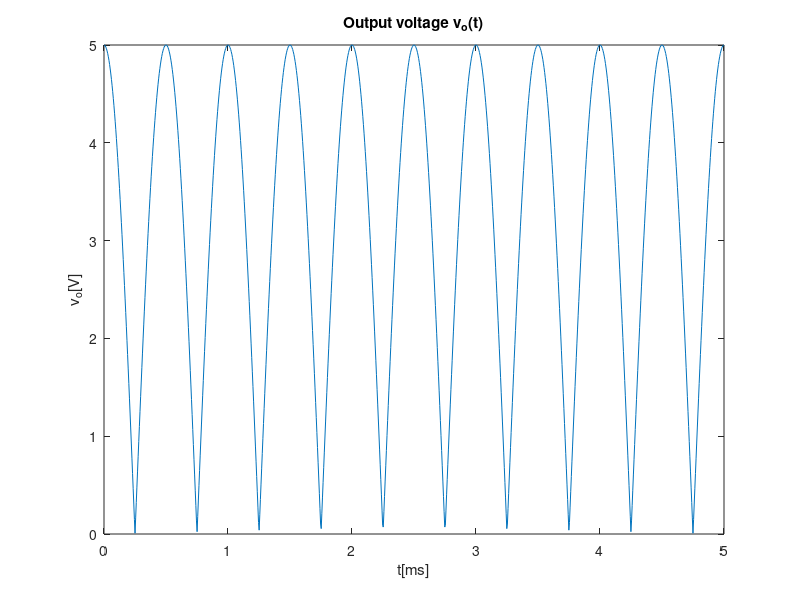
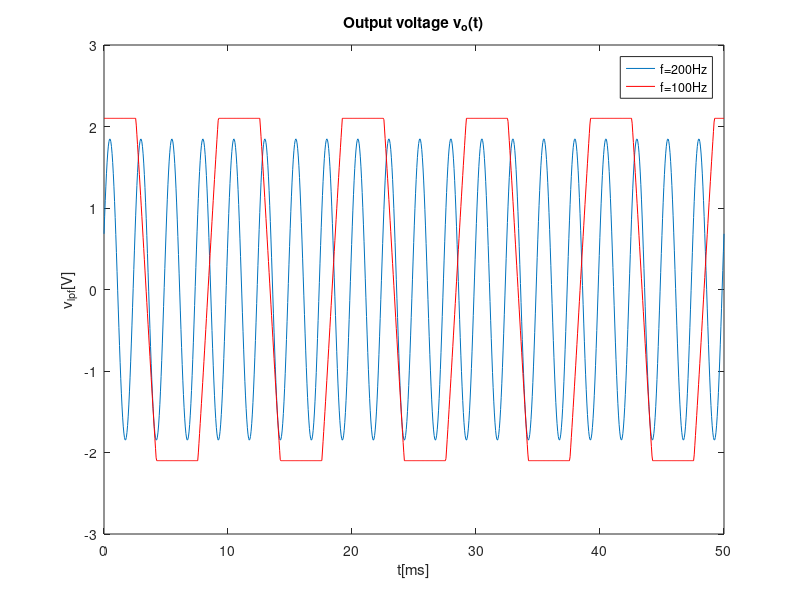
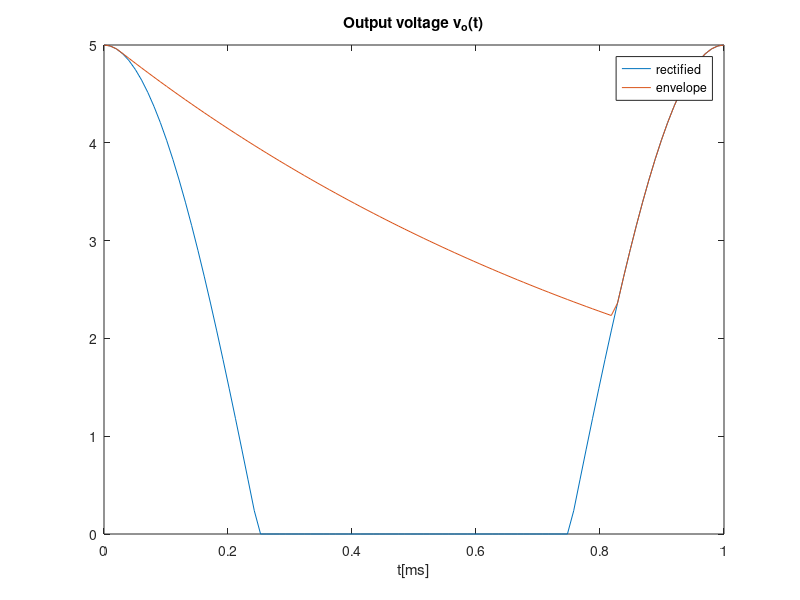

These charts were generated, in order, by the following MATLAB code:
close all 
clear all
f=1e3;
w=2*pi*f;
R=1e3
C=1e-6


t=linspace(0, 5e-3, 1000);
A = 5;
vS=A*cos(w*t);
vO = abs(vS);

figure
plot(t*1000, vO)
title("Output voltage v_o(t)")
xlabel ("t[ms]")
ylabel ("v_o[V]")
print ("vo.eps", "-depsc");


%lpf response
t=linspace(0, 50e-3, 1000);

VON=0.7
vlim =3*VON

f=400;
w=2*pi*f;
vO = A/sqrt(1+w^2*R^2*C^2) * cos(w*t - atan(w*R*C));
figure;
plot(t*1000, vO)
title("Output voltage v_o(t)")
xlabel ("t[ms]")
ylabel ("v_{lpf}[V]")

f=100
w=2*pi*f;
vO = A/sqrt(1+w^2*R^2*C^2) * cos(w*t - atan(w*R*C));

%limit
for i=1:length(t)
  if vO(i) > vlim
    vO(i) = vlim;
  elseif vO(i) < -vlim
    vO(i) = -vlim;
  endif
endfor

hold on;
plot(t*1000, vO, "r")
legend("f=200Hz","f=100Hz")
print ("vlpf.eps", "-depsc");

%envelope detector
A=5
t=linspace(0, 1e-3, 100);
f=1000;
w=2*pi*f;
vS = A * cos(w*t);
vOhr = zeros(1, length(t));
vO = zeros(1, length(t));

tOFF = 1/w * atan(1/w/R/C);

vOnexp = A*cos(w*tOFF)*exp(-(t-tOFF)/R/C);

figure
for i=1:length(t)
  if (vS(i) > 0)
    vOhr(i) = vS(i);
  else
    vOhr(i) = 0;
  endif
endfor

plot(t*1000, vOhr)
hold

for i=1:length(t)
  if t(i) < tOFF
    vO(i) = vS(i);
  elseif vOnexp(i) > vOhr(i)
    vO(i) = vOnexp(i);
  else 
    vO(i) = vS(i);
  endif
endfor

plot(t*1000, vO)
title("Output voltage v_o(t)")
xlabel ("t[ms]")
legend("rectified","envelope")
print ("venvlope.eps", "-depsc");